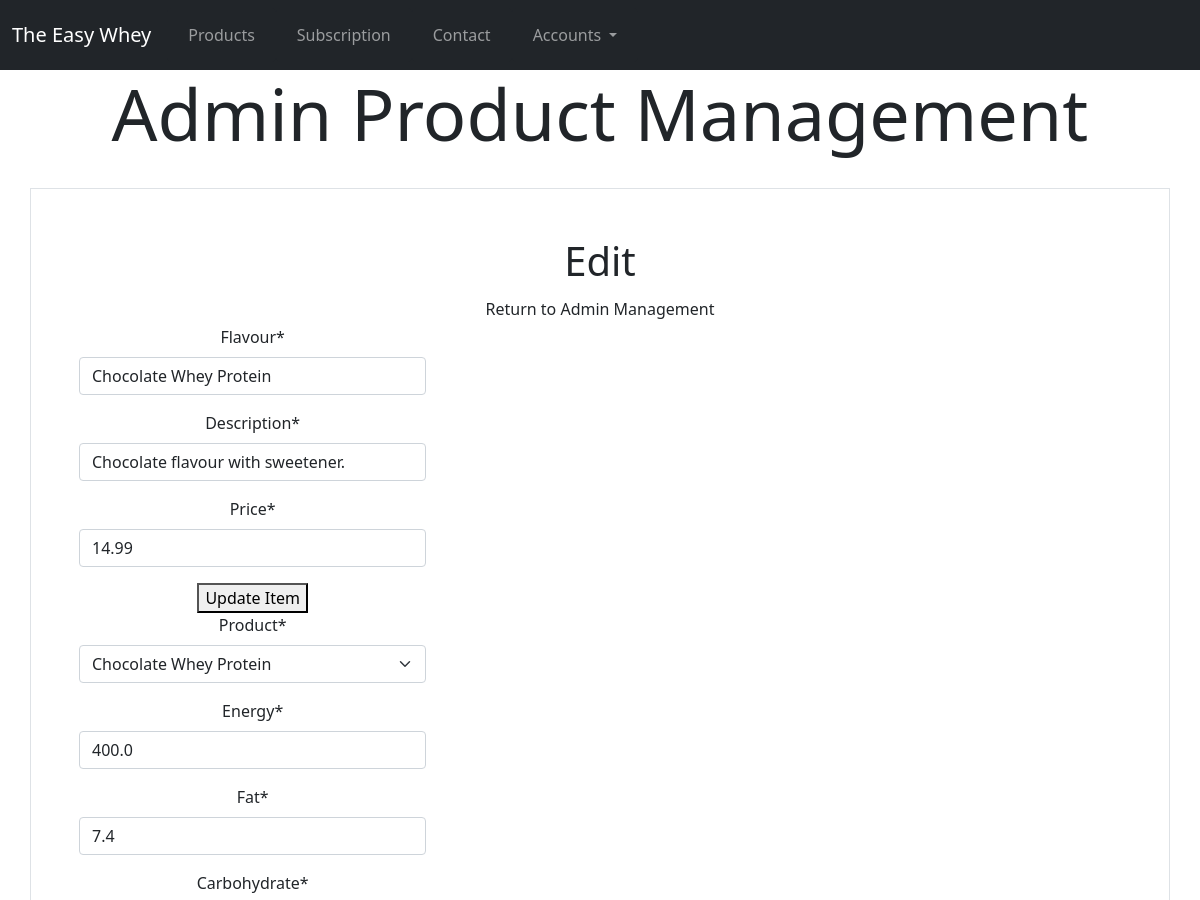
The app's page /product/admin/edit/item/1 (signed in, upper part), older data.
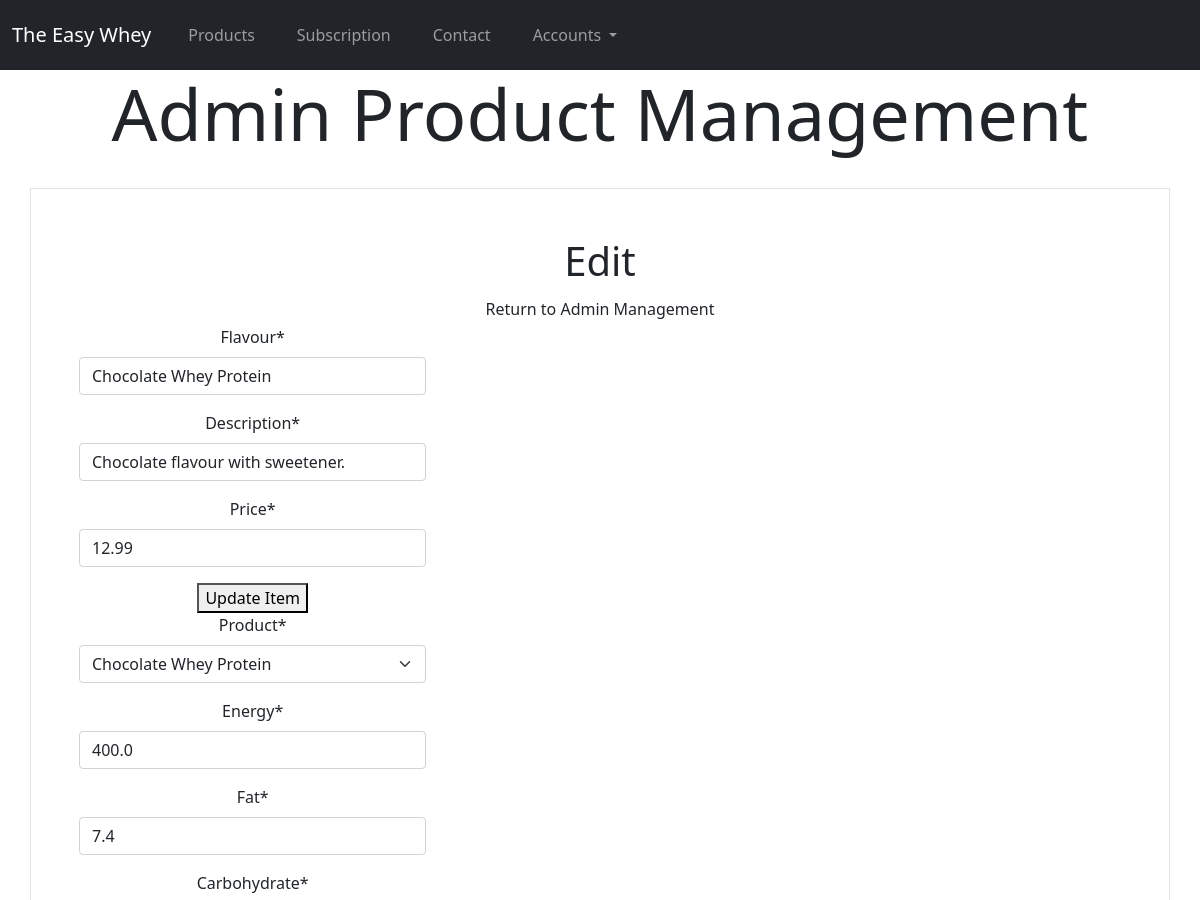
The same page, newer data.
### products/models.py (models this page shows)
class Product(models.Model):
    flavour = models.CharField(max_length=50, null=False, blank=False)
    description = models.CharField(max_length=200, null=False, blank=False)
    price = models.DecimalField(max_digits=5, decimal_places=2, null=False, blank=False, default="12.99")
    def __str__(self):
        return self.flavour

### products/views.py (the view, shortened to what this page needs)
# urls.py: path('product/admin/edit/item/<item_id>', views.admin_edit_item, name="admin_edit_item"),
@login_required
def admin_edit_item(request, item_id):
    item_product = False
    try:
        item_product = Product.objects.get(id=item_id)
    except:
        print("Item not found")
    item_nutrition = False
    try:
        item_nutrition = Nutrition.objects.get(product_id=item_id)
    except:
        print("Item not found")
    item_ingredients = False
    try:
        item_ingredients = Ingredient.objects.get(product_id=item_id)
    except:
        print("Item not found")
    template = 'products/admin_edit_item.html'
    context = {}
    if item_product:
        product_form = ProductForm(instance=item_product)
        context["product_form"] = product_form
    if item_nutrition:
        nutrition_form = NutritionForm(instance=item_nutrition)
        context["nutrition_form"] = nutrition_form
    if item_ingredients:
        ingredients_form = IngredientForm(instance=item_ingredients)
        context["ingredients_form"] = ingredients_form
    print(context)
    return render(request, template, context)

### products/forms.py
class ProductForm(forms.ModelForm):
    class Meta:
        model = Product
        fields = '__all__'

class NutritionForm(forms.ModelForm):
    class Meta:
        model = Nutrition
        fields = '__all__'

### templates/products/admin_edit_item.html (shortened to what this page needs)
{% extends 'base.html' %}
{% load static %}
{% block header %}
<div class="container-fluid">
    <div class="row">
        <div class="col text-center">
            <h2 class="display-2">Admin Product Management</h2>
        </div>
    </div>
</div>
{% endblock %}
{% block content %}
<div class="container border py-5 px-5 mt-4">
    <div class="row justify-content-center align-items-center">
        <div class="col-md-6 text-center">
            <h1>Edit</h1>
            <a class="dropdown-item" href="{% url 'product_management' %}">Return to Admin Management</a>
        </div>
    </div>
    <div class="row">
        <div class="col-md-12 text-center">
            <div class="col-4">
                <form method="POST" class="form">
                    {{ product_form | crispy }}
                    <button class="button" type="submit" name="product_form_edit_button">Update Item</button>
                </form>
            </div>
            {% if nutrition_form %}
            <div class="col-4">
                <form method="POST" class="form">
                    {{ nutrition_form | crispy }}
                </form>
            </div>
            {% endif %}
        </div>
    </div>
</div>
{% endblock %}

Row changes from the older to the newer data that the page shows:
changed Product "Chocolate Whey Protein": price "14.99" → "12.99"
